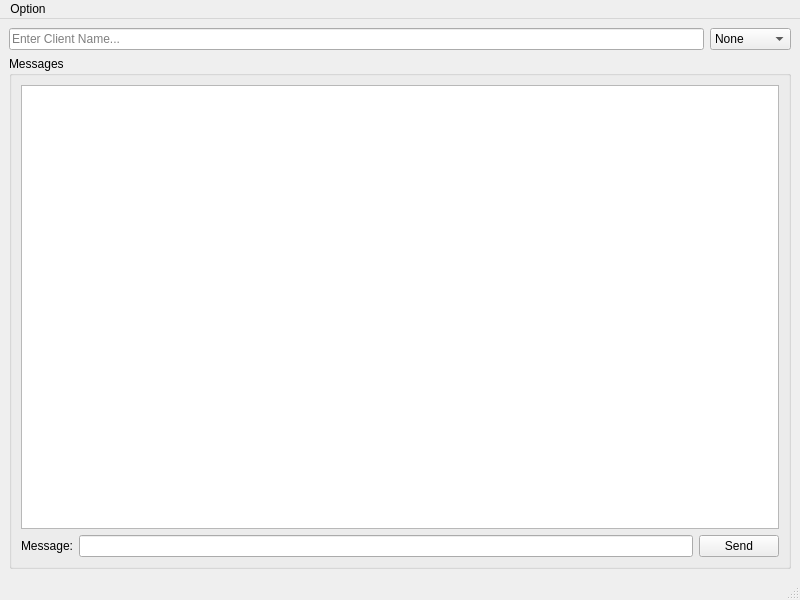
<?xml version="1.0" encoding="UTF-8"?>
<ui version="4.0">
 <class>MainWindow</class>
 <widget class="QMainWindow" name="MainWindow">
  <property name="geometry">
   <rect>
    <x>0</x>
    <y>0</y>
    <width>800</width>
    <height>600</height>
   </rect>
  </property>
  <property name="windowTitle">
   <string>client</string>
  </property>
  <widget class="QWidget" name="centralwidget">
   <layout class="QVBoxLayout" name="verticalLayout_2">
    <item>
     <layout class="QHBoxLayout" name="horizontalLayout_2">
      <item>
       <widget class="QLineEdit" name="nameLineEdit">
        <property name="placeholderText">
         <string>Enter Client Name...</string>
        </property>
       </widget>
      </item>
      <item>
       <widget class="QComboBox" name="statusComboBox">
        <item>
         <property name="text">
          <string>None</string>
         </property>
        </item>
        <item>
         <property name="text">
          <string>Available</string>
         </property>
        </item>
        <item>
         <property name="text">
          <string>Away</string>
         </property>
        </item>
        <item>
         <property name="text">
          <string>Busy</string>
         </property>
        </item>
       </widget>
      </item>
     </layout>
    </item>
    <item>
     <widget class="QGroupBox" name="groupBox">
      <property name="title">
       <string>Messages</string>
      </property>
      <layout class="QVBoxLayout" name="verticalLayout">
       <item>
        <widget class="QListWidget" name="messagesListWidget"/>
       </item>
       <item>
        <layout class="QHBoxLayout" name="horizontalLayout">
         <item>
          <widget class="QLabel" name="label">
           <property name="text">
            <string>Message:</string>
           </property>
          </widget>
         </item>
         <item>
          <widget class="QLineEdit" name="messageLineEdit"/>
         </item>
         <item>
          <widget class="QPushButton" name="sendBtn">
           <property name="text">
            <string>Send</string>
           </property>
          </widget>
         </item>
        </layout>
       </item>
      </layout>
     </widget>
    </item>
   </layout>
  </widget>
  <widget class="QMenuBar" name="menubar">
   <property name="geometry">
    <rect>
     <x>0</x>
     <y>0</y>
     <width>800</width>
     <height>23</height>
    </rect>
   </property>
   <widget class="QMenu" name="menuOption">
    <property name="title">
     <string>Option</string>
    </property>
    <addaction name="actionConnect"/>
    <addaction name="separator"/>
    <addaction name="separator"/>
    <addaction name="actionExit"/>
   </widget>
   <addaction name="menuOption"/>
  </widget>
  <widget class="QStatusBar" name="statusbar"/>
  <action name="actionConnect">
   <property name="text">
    <string>Connect</string>
   </property>
  </action>
  <action name="actionExit">
   <property name="text">
    <string>Exit</string>
   </property>
  </action>
 </widget>
 <resources/>
 <connections/>
</ui>
